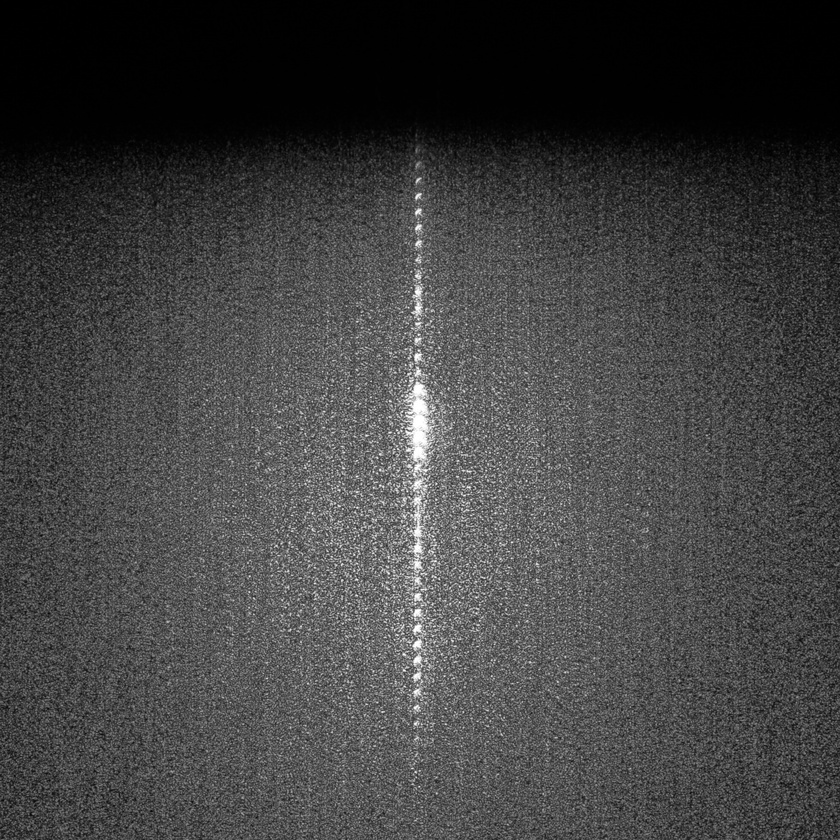
#> input picture images/Lines03_FP1Crop.JPG, 840 x 840 px, shrunk from 2000 x 2000 before the run, found by its file name; its folder holds only this picture in this run
$ python pinhole.py images/Lines03_FP1Crop.JPG 1.0   (older library calls are emulated)
#> lines starting #> are read from the running program, lines starting #| are printed output that depends on the picture; after the words box and inside, x2 and y2 are one past the last pixel; in counts of white or black regions, pixels touching at a corner belong together
import os
import cv2
import argparse
import numpy as np
import matplotlib.pyplot as plt

from itertools import product


path = '/Users/joshp/OneDrive/Documents/Senior Year, 2019-2020/Physics 357/FourierOptics/'
detector_size = (23.9, 35.8)        # Size of camera sensor in millimeters


def get_radius(image, diameter, detector=detector_size):

    size = image.shape
    pixels_per_mm = np.mean([size[i]/detector[i] for i in range(len(size))])

    return pixels_per_mm * float(diameter / 2)


def get_coordinates(radius, center: tuple):

    center = np.array(center, dtype=np.int)

    iterable = product(range(-int(radius), int(radius)+1), repeat=2)
    coordinates = np.array([coord for coord in iterable if np.linalg.norm(coord) <= radius])

    for coordinate in coordinates:
        coordinate += center

    return coordinates


def get_mask(image, diameter):

    mask = np.zeros_like(image, dtype=np.int)
    rows, cols = mask.shape
    x_center, y_center = rows // 2, cols // 2

    radius = get_radius(image, diameter)
    coordinates = get_coordinates(radius, center=(x_center, y_center))

    for coord in coordinates:
        mask[coord[0], coord[1]] = 1

    return mask


def pinhole(image, diameter, show: bool, save: bool, filepath=path):

#> called with image = 'images/Lines03_FP1Crop.JPG', diameter = 1, show = False, save = False
    image_path = os.path.join(filepath, 'images', image)
    img = cv2.cvtColor(cv2.imread(image_path), cv2.COLOR_BGR2GRAY)
#> img: shape (840, 840); min 0, max 255, mean 65.6

    mask = get_mask(img, diameter)
#> in get_mask, `radius = get_radius(image, diameter)`: radius = 14.65
#> in get_coordinates, `coordinates = np.array([coord for coord in iterable if np.linalg.norm(..`: coordinates = 673 pairs, first value -14 to 14, second value -14 to 14
#> the loop in get_coordinates, `for coordinate in coordinates:` made 673 passes
#> coordinate on passes 1 to 3: [406, 416], [406, 417], [406, 418]
#> in get_mask, `coordinates = get_coordinates(radius, center=(x_center, y_center))`: coordinates = 673 pairs, first value 406 to 434, second value 406 to 434
#> the loop in get_mask, `for coord in coordinates:` made 673 passes
#> after the loop in get_mask, `for coord in coordinates:`:
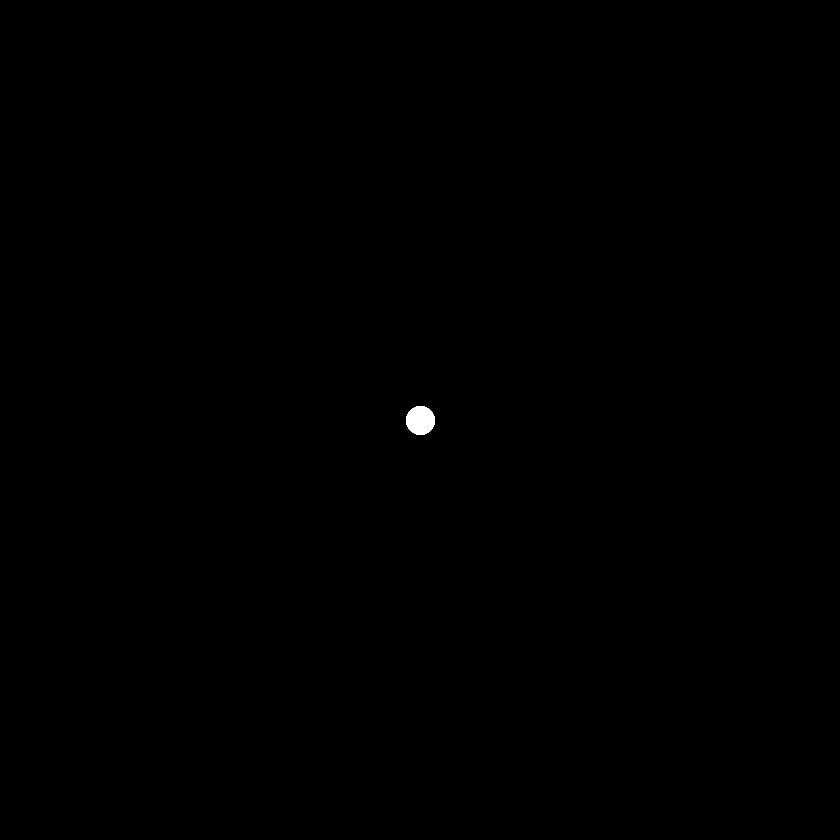
#> mask: shape (840, 840) int64; values 0 (black) and 1 (white), 0.1% white; 1 white region, box (x1, y1, x2, y2) and area: (406, 406, 435, 435) 673
    masked_image = np.multiply(img, mask)
#> masked_image: shape (840, 840) int64; 141 distinct labels, from 0 to 255

    transform = np.fft.fftshift(np.fft.fft2(masked_image))
    transform_image = 20 * np.log(np.abs(transform))
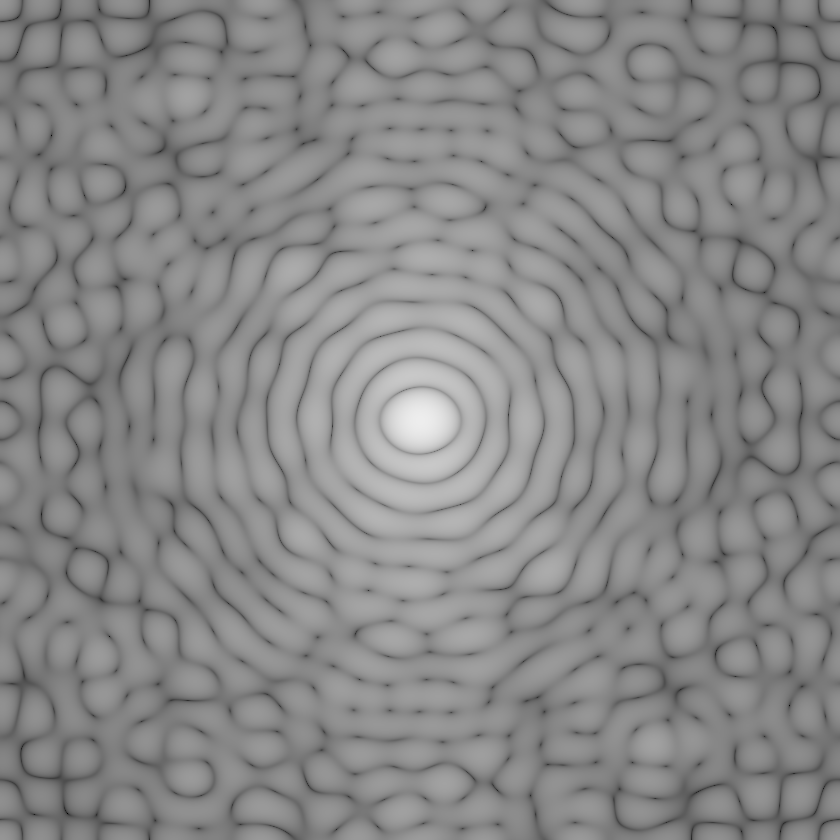
#> transform_image: shape (840, 840) float64; min 0.0312, max 237.6, mean 135.9

    plt.imshow(transform_image)
    plt.title('Pinhole Image (Diameter %s mm)' % diameter)

    if save:
        save_path = os.path.join(path, 'pinhole', image[:-4] + ('Pinhole%.1f' % diameter) + image[-4:])
        plt.imsave(fname=save_path, arr=transform_image, cmap='gray')
        print('\nImage Saved!')
    if show:
        plt.show()


if __name__ == '__main__':
    parser = argparse.ArgumentParser(description="Creates Theoretical Low Pass Filtered Image via Pinhole")
    parser.add_argument('image', type=str, help='Name of Image Whose Transform to Compute with File Type')
    parser.add_argument('diameter', type=float, help='Diameter of Pinhole')
    parser.add_argument('--show', action='store_true', help='Displays Image after Transform')
    parser.add_argument('--save', action='store_true', help='Saves Image If Flag is Given')
    arguments = parser.parse_args()

    pinhole(arguments.image, arguments.diameter, arguments.show, arguments.save)
